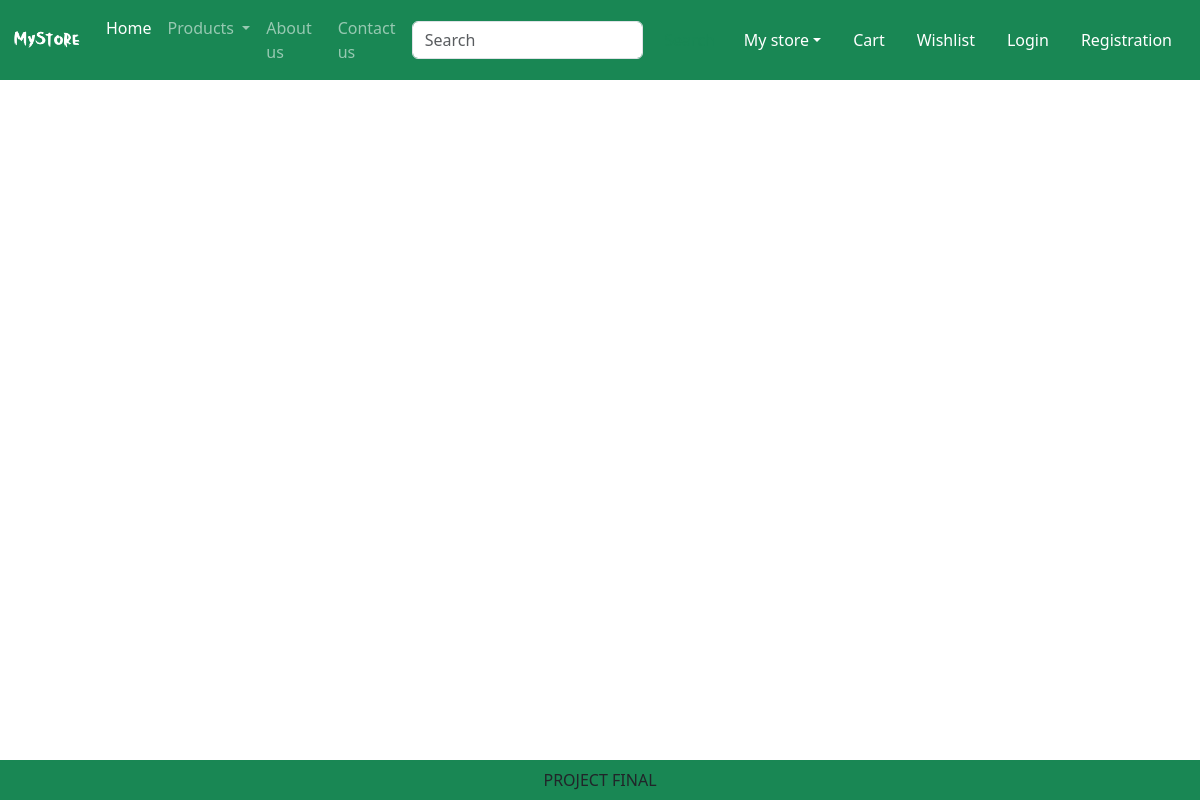
The app's page /category/TS, older data.
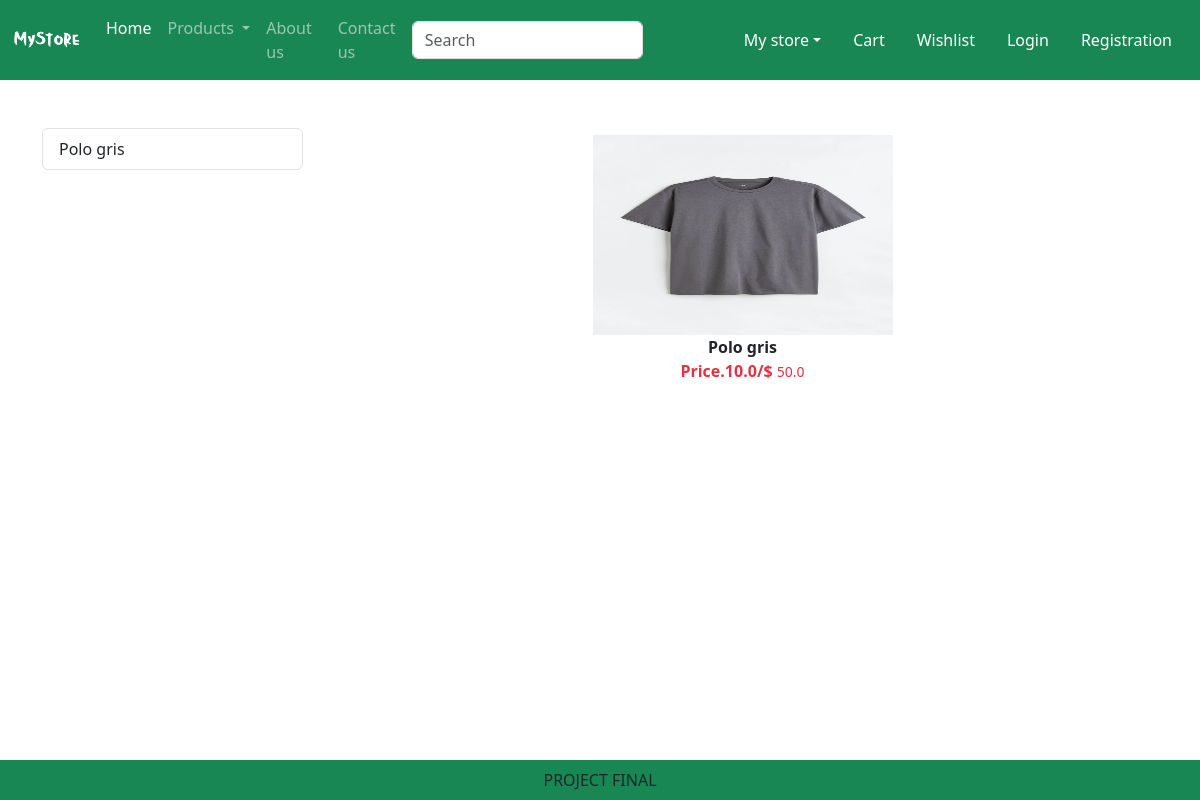
The same page, newer data.
### app/models.py (models this page shows, shortened)
class Product(models.Model):
    title = models.CharField(max_length=100)
    selling_price = models.FloatField()
    discounted_price = models.FloatField()
    description = models.TextField()
    composition = models.TextField(default='')
    podapp = models.TextField(default='')
    category = models.CharField(choices=CATEGORY_CHOICES, max_length=2)
    product_image = models.ImageField(upload_to='product', blank=True, null=True)

### app/views.py (the view)
# urls.py: path("category/<slug:val>", views.CategoryView.as_view(),name="category" ),
class CategoryView(View):
    def get(self,request,val):
        product = Product.objects.filter(category=val)
        title = Product.objects.filter(category=val).values('title')
        return render(request, "app/category.html",locals())

### app/templates/app/category.html (shortened to what this page needs)
{% extends 'app/base.html' %}
{% load static %}
{% block main-content%}
    <div class ="container my-5">
        <div class ="row">
            <div class ="col-sm-3">
                <div class ="list-group">
                    {% for val in title %}
                        <a href="{% url 'category-title' val.title %}" class="list-group-item list-group-item-action" argia-current="true">
                        {{val.title}}</a>
                    {% endfor %}
                </div>
            </div>
            <div class="col-sm-9">
                <div class ="row">
                    {% for prod in product%}
                        <div class="col text-center mb-4">
                            <a href = "{% url 'product-detail' prod.id %}" class="btn">
                            <div>
                                <img src="{{prod.product_image.url}}" width="300px" height="200px">
                                <div class ="fw-bold">{{prod.title}}</div>
                                <div class ="fw-bold text-danger">
                                    Price.{{prod.discounted_price}}/$
                                    <small class="fw-light text-decoration-line-throught">{{prod.selling_price}}</small>
                                </div>
                            </div>
                            </a>
                        </div>
                    {% endfor %}
                </div>
            </div>
        </div>
    </div>
{% endblock main-content%}

Row changes from the older to the newer data that the page shows:
added Product: product_image (picture), title "Polo gris", discounted_price "10.0", selling_price "50.0"
Text that changed along with them:
new list line: "Polo gris"
